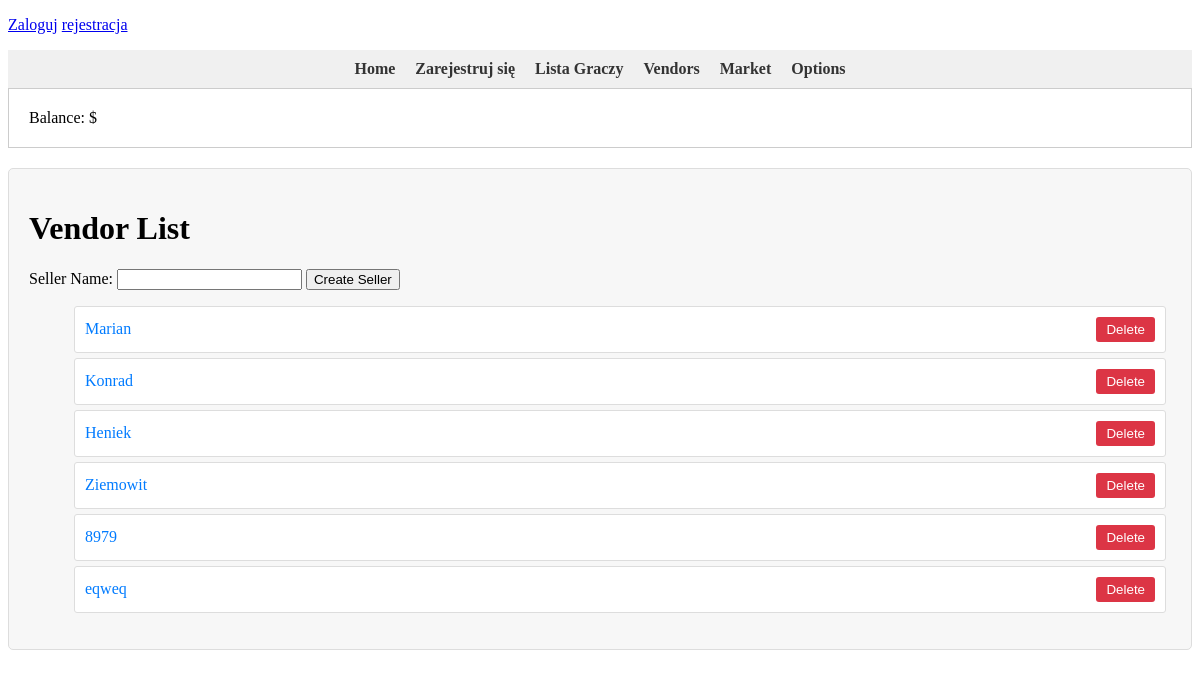
Before: /vendor_list/ with the older database file.
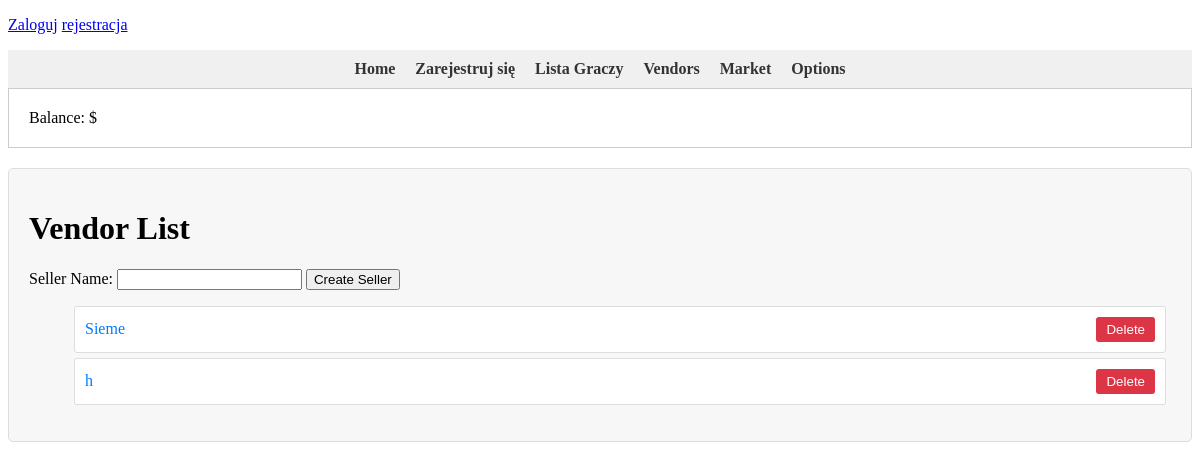
After: the same page with the newer database file.
### SimGame/models.py (models this page shows, shortened)
class Seller(models.Model):
    name = models.CharField(max_length=64)

### SimGame/views.py (the view)
# urls.py: path('vendor_list/', views.VendorList.as_view(), name='vendor_list'),
class VendorList(View):
    def get(self, request):
        sellers = Seller.objects.all()
        return render(request, 'vendor_list.html', {'sellers': sellers})

### templates/vendor_list.html (shortened to what this page needs)
{% extends 'base.html' %}
{% block content %}
    <div class="vendor-list">
        <h1>Vendor List</h1>
        <form method="post" action="{% url 'create_seller' %}">
            <label for="seller-name">Seller Name:</label>
            <input type="text" id="seller-name" name="seller_name" required>
            <button type="submit">Create Seller</button>
        </form>
        <ul>
            {% for seller in sellers %}
            <li>
                <a href="{% url 'seller_detail' seller.id %}">{{ seller.name }}</a>
                <form method="post" action="{% url 'delete_seller' seller.id %}" style="display: inline;">
                    <button type="submit" class="delete-button">Delete</button>
                </form>
            </li>
            {% endfor %}
        </ul>
    </div>
{% endblock %}

Changed rows visible on the page:
removed Seller: name "Marian"
removed Seller: name "Konrad"
removed Seller: name "Heniek"
removed Seller: name "Ziemowit"
removed Seller: name "8979"
removed Seller: name "eqweq"
added Seller: name "Sieme"
added Seller: name "h"
